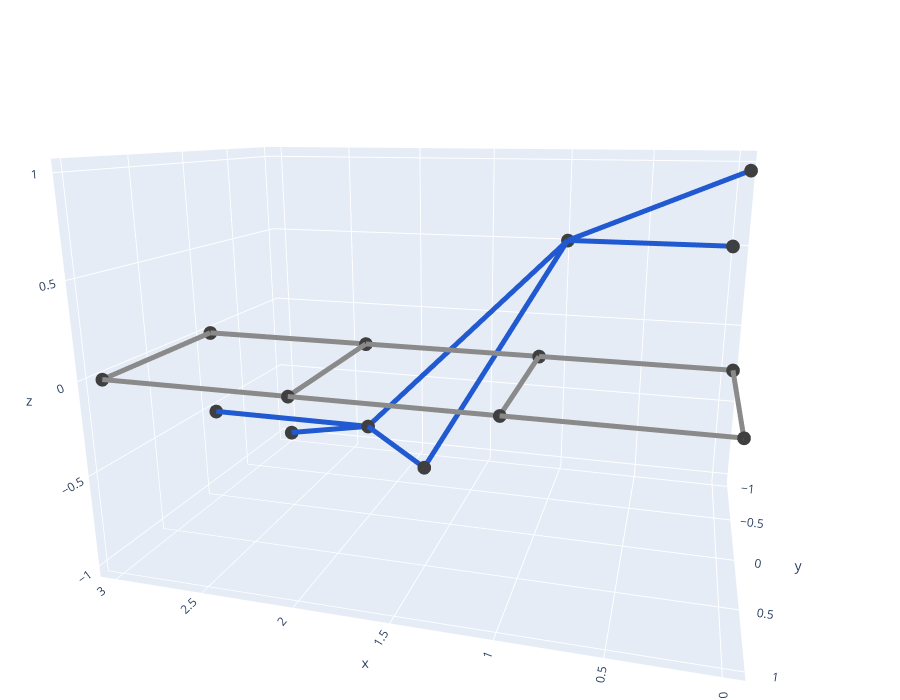

Notebook source saved alongside this figure:
### Code cell
camera = dict(
    eye=dict(x=-0.5, y=1.8, z=.5),
    center=dict(x=0, y=0, z=0),
    up=dict(x=0, y=0, z=.1)
) # for EG-1

fig.update_layout(scene_camera=camera)
fig.show()

### Figure 1 — Plotly figure (JSON) as saved in the notebook; plotly's stock layout.template omitted (floating-point values rounded to 4 significant figures)
{"data": [{"hoverinfo": "none", "line": {"color": "#8a8a8a", "width": 10}, "mode": "lines", "name": "Edges", "type": "scatter3d", "x": [0, 1, null, 0, 0, null, 0, 1, null, 1, 2, null, 1, 1, null, 1, 2, null, 2, 3, null, 2, 2, null, 2, 3, null, 3, 3, null], "y": [0, 0, null, 0, 1, null, 1, 1, null, 0, 0, null, 0, 1, null, 1, 1, null, 0, 0, null, 0, 1, null, 1, 1, null, 0, 1, null], "z": [0, 0, null, 0, 0, null, 0, 0, null, 0, 0, null, 0, 0, null, 0, 0, null, 0, 0, null, 0, 0, null, 0, 0, null, 0, 0, null]}, {"hoverinfo": "text", "marker": {"color": "#3f3f40", "size": 8}, "mode": "markers", "name": "Nodes", "text": ["0", "1", "2", "3", "4", "5", "6", "7"], "textfont": {"color": "black", "size": 12}, "textposition": "top center", "type": "scatter3d", "x": [0, 0, 1, 1, 2, 2, 3, 3], "y": [0, 1, 0, 1, 0, 1, 0, 1], "z": [0, 0, 0, 0, 0, 0, 0, 0]}, {"hoverinfo": "none", "line": {"color": "#2159d1", "width": 10}, "mode": "lines", "name": "Edges", "type": "scatter3d", "x": [1, 2, null, 1, 0, null, 1, 0, null, 1, 1.5, null, 2, 3, null, 2, 3, null, 2, 1.5, null], "y": [-1, 0, null, -1, -1, null, -1, 0, null, -1, 0.5, null, 0, 0, null, 0, -1, null, 0, 0.5, null], "z": [0.5, -0.5, null, 0.5, 0.5, null, 0.5, 1, null, 0.5, -0.5, null, -0.5, -0.5, null, -0.5, -1, null, -0.5, -0.5, null]}, {"hoverinfo": "text", "marker": {"color": "#3f3f40", "size": 8}, "mode": "markers", "name": "Nodes", "text": ["0", "2", "3", "1", "4", "5", "6"], "textfont": {"color": "black", "size": 12}, "textposition": "top center", "type": "scatter3d", "x": [1, 0, 0, 2, 3, 3, 1.5], "y": [-1, -1, 0, 0, 0, -1, 0.5], "z": [0.5, 0.5, 1, -0.5, -0.5, -1, -0.5]}], "layout": {"height": 700, "margin": {"b": 0, "l": 0, "r": 0, "t": 0}, "scene": {"camera": {"center": {"x": 0, "y": 0, "z": 0}, "eye": {"x": -0.5, "y": 1.8, "z": 0.5}, "up": {"x": 0, "y": 0, "z": 0.1}}, "xaxis": {"title": {"text": "x"}}, "yaxis": {"title": {"text": "y"}}, "zaxis": {"title": {"text": "z"}}}, "showlegend": false}}
